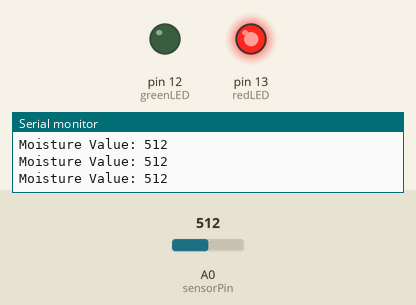
Simulated run of this sketch. Board: Arduino Uno, built with avr-gcc and run on an emulated ATmega328P. Parts: output pins drawn as LEDs (lit = HIGH), the last lines printed to the serial monitor. Inputs (shaded band) come from the test bench; at power-on: A0 (sensorPin) = 512.

Above: at 1.3 s.
1.4 s: A0 (sensorPin) set to 492
At 2.7 s:
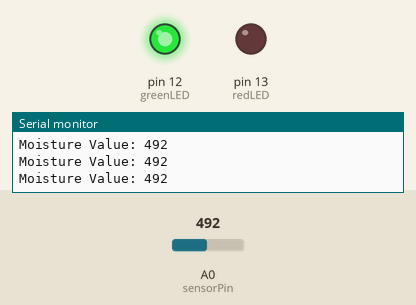
3.0 s: A0 (sensorPin) set to 510
At 4.0 s:
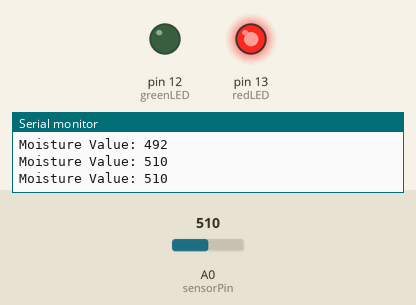
4.5 s: A0 (sensorPin) set to 490
At 5.2 s:
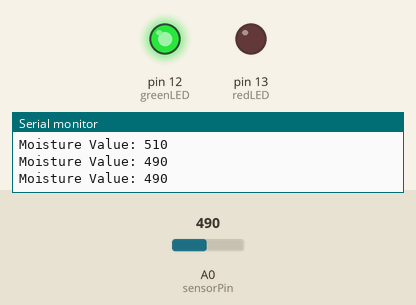
Timing chart, 0 to 7.5 s (numbered marks = the images above; inputs shaded):
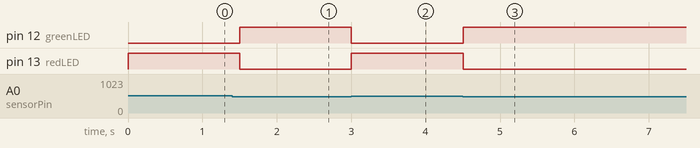

The sketch:

code.ino
```cpp
const int sensorPin = A0;

const int redLED = 13;
const int greenLED = 12;

void setup() {
  pinMode(redLED, OUTPUT);
  pinMode(greenLED, OUTPUT);

  Serial.begin(9600);
}

void loop() {
  int moisture = analogRead(sensorPin);

  Serial.print("Moisture Value: ");
  Serial.println(moisture);

  if (moisture > 500) {
    // Dry soil
    digitalWrite(redLED, HIGH);
    digitalWrite(greenLED, LOW);
  }
  else {
    // Wet soil
    digitalWrite(redLED, LOW);
    digitalWrite(greenLED, HIGH);
  }

  delay(500);
}
```

Measured:
- the behaviour switches between 501 and 500 on A0 (sensorPin) (found by bisection; images 0 and 1)
- after the input at 1.4 s, pin 12 (greenLED): LOW → HIGH after 0.10 s; pin 13 (redLED): HIGH → LOW after 0.10 s
- after the input at 3.0 s, pin 12 (greenLED): HIGH → LOW at once; pin 13 (redLED): LOW → HIGH at once
- after the input at 4.5 s, pin 12 (greenLED): LOW → HIGH at once; pin 13 (redLED): HIGH → LOW at once
